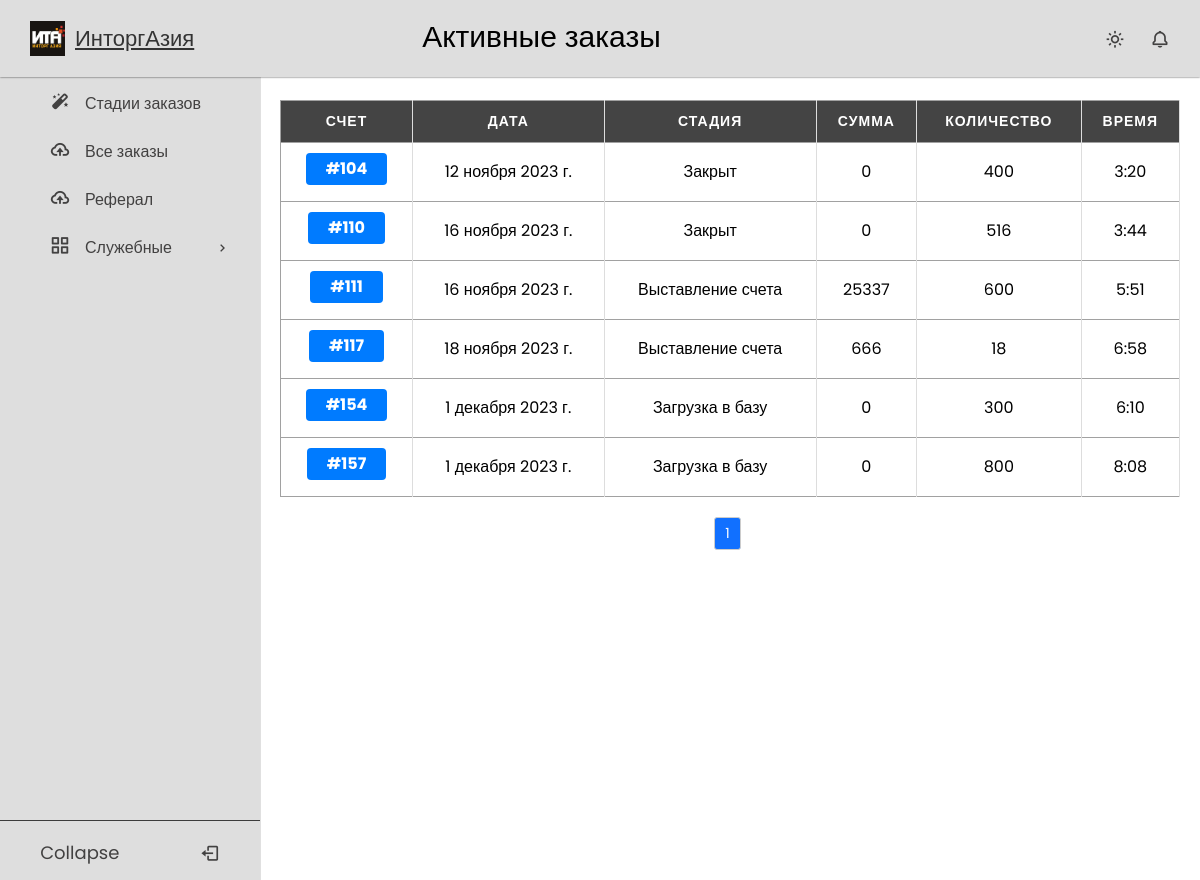
The app's page /my/orders/ (signed in), older data.
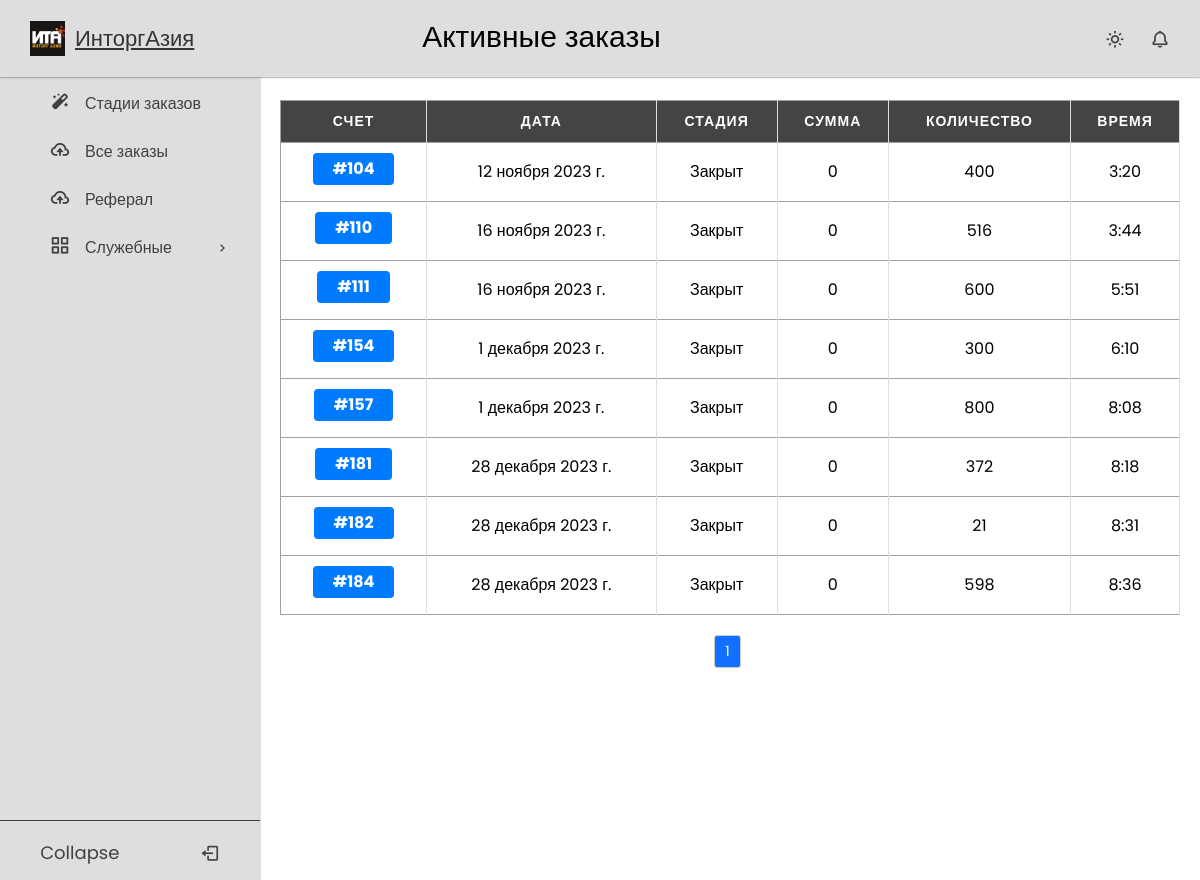
The same page, newer data.
### crm_app/models.py (models this page shows, shortened)
class Order(models.Model):
    stage = models.CharField(max_length=20, choices=OrderStages.choices, default=OrderStages.DATABASE_LOADING)
    name = models.CharField(max_length=50, blank=True)
    cashbox = models.ForeignKey("Cashbox", on_delete=models.PROTECT, blank=True, null=True)
    amount = models.IntegerField(default=0)
    amount_paid = models.IntegerField(default=0)
    referral_money = models.IntegerField(default=0)
    cost_price = models.IntegerField(default=0)
    count = models.IntegerField(default=0)
    date = models.DateField(default=timezone.now)
    day = models.IntegerField(validators=[MaxValueValidator(31), MinValueValidator(1)], default=1)
    month = models.IntegerField(validators=[MaxValueValidator(12), MinValueValidator(1)], default=1)
    year = models.IntegerField(validators=[MaxValueValidator(2070), MinValueValidator(2020)], default=2023)
    time = models.TimeField(default=timezone.now)
    client = models.ForeignKey(CustomUser, on_delete=models.PROTECT)
    defective = models.IntegerField(default=0, blank=True)
    good_quality = models.IntegerField(default=0, blank=True)
    discount = models.IntegerField(default=0)
    date_of_actual_arrival = models.DateField(null=True, blank=True)
    actual_shipment_date = models.DateField(null=True, blank=True)

### client_app/views.py (the view)
# urls.py: path('my/orders/', OrderListClientView.as_view(), name='my_orders'),
class OrderListClientView(Locked, ListView):
    model = Order
    template_name = 'client/my_orders.html'
    ordering = ['-date']
    paginate_by = 20
    def get_queryset(self):
        return Order.objects.filter(client_id=self.request.user.id)

### templates/client/my_orders.html
{% extends 'base.html' %}
{% load static %}
{% block css %}
    <link rel="stylesheet" href="{% static 'css/tables.css' %}">
{% endblock %}
{% block page_title %}
    {% if closed %}
        Закрытые заказы
    {% else %}
        Активные заказы
    {% endif %}
{% endblock %}
{% block content %}
    <div class="table-container">
<table>
  <thead>
    <tr>
        <th data-label="Счет">Счет</th>
        <th data-label="Дата">Дата</th>
        <th data-label="Стадия">Стадия</th>
        <th data-label="Сумма">Сумма</th>
        <th data-label="Количество">Количество</th>
        <th data-label="Время">Время</th>
    </tr>
  </thead>
  <tbody>
    {% for order in order_list %}
      <tr>
        <td data-label="Счет"><a href="{% url 'my_order' order.id %}"><button>#{{ order.id }}</button></a></td>
        <td data-label="Дата">{{ order.date }}</td>
        <td data-label="Стадия">{{ order.get_stage_display }}</td>
        <td data-label="Сумма">{{ order.amount }}</td>
        <td data-label="Количество">{{ order.count }}</td>
        <td data-label="Время">{{ order.time }}</td>
      </tr>
    {% endfor %}
  </tbody>
</table>
    </div>
{% include 'includes/paginate.html' %}
{% endblock %}

### templates/base.html (shortened to what this page needs)
{% load static %}
<!doctype html>
<html lang="en">
<head>
    <link href="https://unpkg.com/boxicons@2.1.4/css/boxicons.min.css" rel="stylesheet" />
    <link rel="stylesheet" href="{% static 'css/null.css' %}">
    <link rel="stylesheet" href="{% static 'css/sidebar.css' %}">
    <link rel="stylesheet" href="{% static 'css/style.css' %}">
    {% block css %}
    {% endblock %}
</head>
<body>
    <nav class="navbar">
      <div class="logo_item">
        <img src="{% static 'imgs/icons/logo.png' %}" alt=""><a href="{% url 'dashboard' %}">ИнторгАзия</a>
      </div>
      <div class="search_bar">
      <div class="page_title">
            {% block page_title %}
            {% endblock %}
      </div>
      </div>
      <div class="navbar_content">
        <i class='bx bx-sun' id="darkLight"></i>
        <i class='bx bx-bell' ></i>
      </div>
    </nav>
{% if user.user_type == 'client' %}
    <nav class="sidebar">
      <div class="menu_content">
        <ul class="menu_items">
        <ul class="menu_items">
            <li class="item">
            <a href="{% url 'dashboard' %}" class="nav_link">
              <span class="navlink_icon">
                <i class="bx bxs-magic-wand"></i>
              </span>
              <span class="navlink">Стадии заказов</span>
            </a>
          </li>
            <li class="item">
            <a href="{% url 'my_orders' %}" class="nav_link">
              <span class="navlink_icon">
                <i class="bx bx-cloud-upload"></i>
              </span>
              <span class="navlink">Все заказы</span>
            </a>
          </li>
             <li class="item">
            <a href="{% url 'referal' %}" class="nav_link">
              <span class="navlink_icon">
                <i class="bx bx-cloud-upload"></i>
              </span>
              <span class="navlink">Реферал</span>
            </a>
          </li>
        </ul>
        <ul class="menu_items">
          <li class="item">
            <div href="#" class="nav_link submenu_item">
              <span class="navlink_icon">
                <i class="bx bx-grid-alt"></i>
              </span>
              <span class="navlink">Служебные</span>
              <i class="bx bx-chevron-right arrow-left"></i>
            </div>
          </li>
        </ul>
        </ul>
        <div class="bottom_content">
          <div class="bottom expand_sidebar">
            <span> Expand</span>
          </div>
          <div class="bottom collapse_sidebar">
            <span> Collapse</span>
            <i class='bx bx-log-out'></i>
          </div>
        </div>
        </div>
    </nav>
    {% endif %}
  <div class="content">
  <div class="container">
  <div class="main">
    {% block content %}
    {% endblock %}
  </div>
  </div>
  </div>
</body>
</html>

### templates/includes/paginate.html (shortened to what this page needs)
<div class="services__pagging pagging">
    <ul class="pagging__list">
        {% for page in paginator.page_range %}
            {% if page == page_obj.number %}
                <li class="pagging__item -active">
                    <span class="pagging__link">{{ page }}</span>
                </li>
            {% else %}
                {% if page > page_obj.number|add:'-3' and page < page_obj.number|add:'3' %}
                    <li class="pagging__item">
                        <a href="?page={{ page }}" class="pagging__link">{{ page }}</a>
                    </li>
                {% endif %}
            {% endif %}
        {% endfor %}
    </ul>
</div>

### static/css/null.css (style rules this page uses)
*, *::before, *::after { box-sizing: border-box; }
ul[class], ol[class] { padding: 0; }
body, h1, h2, h3, h4, p, ul[class], ol[class], li, figure, figcaption, blockquote, dl, dd { list-style-type: none; margin: 0; }
body { min-height: 100vh; scroll-behavior: smooth; text-rendering: optimizeSpeed; line-height: 1.5; }
ul[class], ol[class] { list-style: none; padding: 0; margin: 0; }
a:not([class]) { text-decoration-skip-ink: auto; }
img { max-width: 100%; display: block; }
input, button, textarea, select { font: inherit; }

### static/css/sidebar.css (style rules this page uses)
* { margin: 0; padding: 0; box-sizing: border-box; font-family: "Poppins", sans-serif; }
:root { --white-color: #dedede; --blue-color: #1655ff; --grey-color: #424141; --grey-color-light: rgba(0, 0, 0, 0.73); }
body { background-color: #ffffff; transition: all 0.5s ease; }
body a { color: #333333; text-decoration: underline; }
.navbar { position: fixed; top: 0; width: 100%; left: 0; background-color: var(--white-color); display: flex; align-items: center; justify-content: space-between; padding: 15px 30px; z-index: 1000; box-shadow: 0 0 2px var(--grey-color-light); }
.logo_item { display: flex; align-items: center; column-gap: 10px; font-size: 22px; font-weight: 500; color: var(--blue-color); }
.navbar img { width: 35px; height: 35px; }
.search_bar { height: 47px; max-width: 430px; width: 100%; }
.navbar_content { display: flex; align-items: center; column-gap: 25px; }
.navbar_content i { cursor: pointer; font-size: 20px; color: var(--grey-color); }
.sidebar { background-color: var(--white-color); width: 260px; position: fixed; top: 0; left: 0; height: 100%; padding: 80px 20px; z-index: 100; overflow-y: scroll; box-shadow: 0 0 1px var(--grey-color-light); transition: all 0.5s ease; }
.menu_content { position: relative; }
.menu_items { padding: 0; list-style: none; }
.navlink_icon { position: relative; font-size: 22px; min-width: 50px; line-height: 40px; display: inline-block; text-align: center; border-radius: 6px; }
.navlink_icon::before { content: ""; position: absolute; height: 100%; width: calc(100% + 100px); left: -20px; }
.sidebar .nav_link { display: flex; align-items: center; width: 100%; padding: 4px 15px; border-radius: 8px; text-decoration: none; color: var(--grey-color); white-space: nowrap; }
.submenu_item { cursor: pointer; }
.submenu_item .arrow-left { position: absolute; right: 10px; display: inline-block; margin-right: auto; }
.bottom_content { position: fixed; bottom: 60px; left: 0; width: 260px; cursor: pointer; transition: all 0.5s ease; }
.bottom { position: absolute; display: flex; align-items: center; left: 0; justify-content: space-around; padding: 18px 0; text-align: center; width: 100%; color: var(--grey-color); border-top: 1px solid var(--grey-color-light); background-color: var(--white-color); }
.bottom i { font-size: 20px; }
.bottom span { font-size: 18px; }
.content { margin-left: 260px; margin-top: 80px; padding: 20px; transition: all 0.5s ease; }

### static/css/style.css (style rules this page uses)
button { margin-bottom: 6px; padding: 4px 20px; background-color: #007bff; color: #fff; border: none; border-radius: 4px; font-size: 16px; font-weight: bold; text-transform: uppercase; transition: background-color 0.3s ease; cursor: pointer; }
a { text-decoration: none; }
.page_title { font-size: 30px; width: 800px; max-height: 60px; }

### static/css/tables.css (style rules this page uses)
.table-container { max-width: 100%; overflow: auto; }
table { border: 1px solid #ccc; width: 100%; margin:0; padding:0; border-collapse: collapse; border-spacing: 0; }
table tr { border: 1px solid #a1a1a1; padding: 5px; }
table th, table td { padding: 10px; text-align: center; border-right: 1px solid #ddd; }
table th { color: #fff; background-color: #444; text-transform: uppercase; font-size: 14px; letter-spacing: 1px; }

### templates/includes/paginate.html (style rules this page uses)
.services__pagging { margin-top: 20px; text-align: center; }
.pagging__list { display: inline-block; margin: 0; padding: 0; }
.pagging__item { display: inline-block; margin: 0; padding: 0; }
.pagging__link { display: inline-block; padding: 5px 10px; margin-right: 5px; font-size: 14px; color: #333; text-decoration: none; border: 1px solid #ccc; border-radius: 3px; background-color: #fff; transition: background-color 0.2s ease; }
.pagging__item.-active .pagging__link { background-color: #1170ff; color: #fff; }

Row changes from the older to the newer data that the page shows:
removed Order: id "117", date "18 ноября 2023 г.", stage "Выставление счета", amount "666", count "18", time "6:58"
changed Order id 111: stage "Выставление счета" → "Закрыт"; amount "25337" → "0"
changed Order id 154: stage "Загрузка в базу" → "Закрыт"
changed Order id 157: stage "Загрузка в базу" → "Закрыт"
added Order: id "181", date "28 декабря 2023 г.", stage "Закрыт", amount "0", count "372", time "8:18"
added Order: id "182", date "28 декабря 2023 г.", stage "Закрыт", amount "0", count "21", time "8:31"
added Order: id "184", date "28 декабря 2023 г.", stage "Закрыт", amount "0", count "598", time "8:36"
